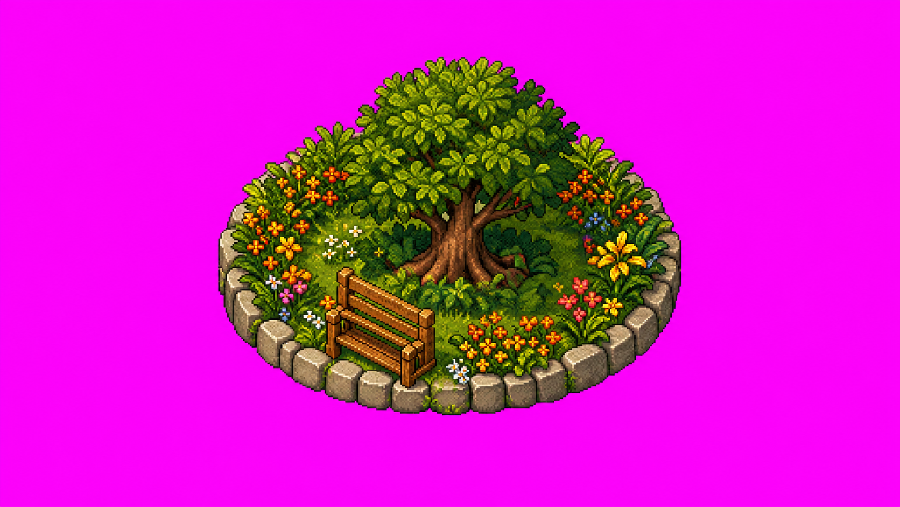
#> input picture web/assets-source/village/layered-v3/central-garden-chroma.png, 900 x 507 px, given in place of workstation-warm-chroma.png, which was not available
$ python build_layered_village_assets.py
#> lines starting #> are read from the running program, lines starting #| are printed output that depends on the picture; pictures that were not available may be replaced by others from this repository, and a replacement may not be noted
#> in main, source is the input picture: PIL image 900x507 RGB; mean R, G, B 209.3, 25.8, 190
#!/usr/bin/env python3
"""Build trimmed transparent sprites for the layered Commons village."""

from __future__ import annotations

import math
from pathlib import Path
from statistics import median

from PIL import Image


ROOT = Path(__file__).resolve().parents[1]
SOURCE_DIR = ROOT / "assets-source" / "village" / "layered-v3"
OUTPUT_DIR = ROOT / "public" / "village" / "layered-v3"

SPRITES = {
    "workstation-warm": (250, 205),
    "workstation-light": (250, 205),
    "workstation-dark": (250, 205),
    "storage-tech": (250, 125),
    "storage-studio": (270, 130),
    "central-garden": (260, 210),
    "path-lamp": (64, 120),
}


def sample_key(image: Image.Image) -> tuple[int, int, int]:
    width, height = image.size
#> width = 900; height = 507
    samples: list[tuple[int, int, int]] = []
    margin = max(2, min(width, height) // 80)
#> margin = 6
    for y in (*range(margin), *range(height - margin, height)):
        for x in range(0, width, max(1, width // 64)):
            samples.append(image.getpixel((x, y))[:3])
#> after the loop, samples = 780 items, first 6: (240, 9, 238), (250, 4, 250), (248, 3, 249), (249, 4, 250), (249, 4, 250), (249, 4, 250)
    for x in (*range(margin), *range(width - margin, width)):
        for y in range(0, height, max(1, height // 64)):
            samples.append(image.getpixel((x, y))[:3])
#> after the loop, samples = 1656 items, first 6: (240, 9, 238), (250, 4, 250), (248, 3, 249), (249, 4, 250), (249, 4, 250), (249, 4, 250)
    return tuple(int(median(channel)) for channel in zip(*samples))


def remove_chroma(image: Image.Image) -> Image.Image:
    source = image.convert("RGB")
    key = sample_key(source)
#> key = (251, 3, 250)
    output = Image.new("RGBA", source.size)
#> output: PIL image 900x507 RGBA; every value is 0
    converted = []
    pixel_data = source.get_flattened_data() if hasattr(source, "get_flattened_data") else source.getdata()
    for red, green, blue in pixel_data:
        distance = math.sqrt((red - key[0]) ** 2 + (green - key[1]) ** 2 + (blue - key[2]) ** 2)
        if distance <= 18:
            alpha = 0
        elif distance >= 76:
            alpha = 255
        else:
            alpha = round((distance - 18) / 58 * 255)
        if alpha < 255:
            magenta_excess = max(0, min(red, blue) - green)
            red = max(0, red - round(magenta_excess * (1 - alpha / 255)))
            blue = max(0, blue - round(magenta_excess * (1 - alpha / 255)))
        converted.append((red, green, blue, alpha))
#> this loop made 456300 passes
#> (red, green, blue, distance, magenta_excess) on passes 1 to 12: (11, 9, 9, 17.35, 229), (5, 4, 4, 3, 244), (5, 3, 3, 2.24, 245), (3, 3, 3, 2.24, 246), (4, 4, 4, 3.74, 244), (4, 4, 4, 2.45, 245), (4, 4, 4, 2.45, 245), (5, 4, 4, 1.73, 245), (5, 4, 4, 1.73, 245), (4, 4, 4, 1.41, 246), (4, 4, 4, 1.41, 246), (4, 4, 4, 1.41, 246)
#> (distance, magenta_excess, red, blue) on passes 61 to 66: (2.24, 245, 4, 5), (2.24, 245, 4, 5), (2, 246, 3, 4), (2, 246, 3, 4), (2.24, 245, 4, 5), (2.45, 245, 4, 4)
#> after the loop, converted = 456300 items
    output.putdata(converted)
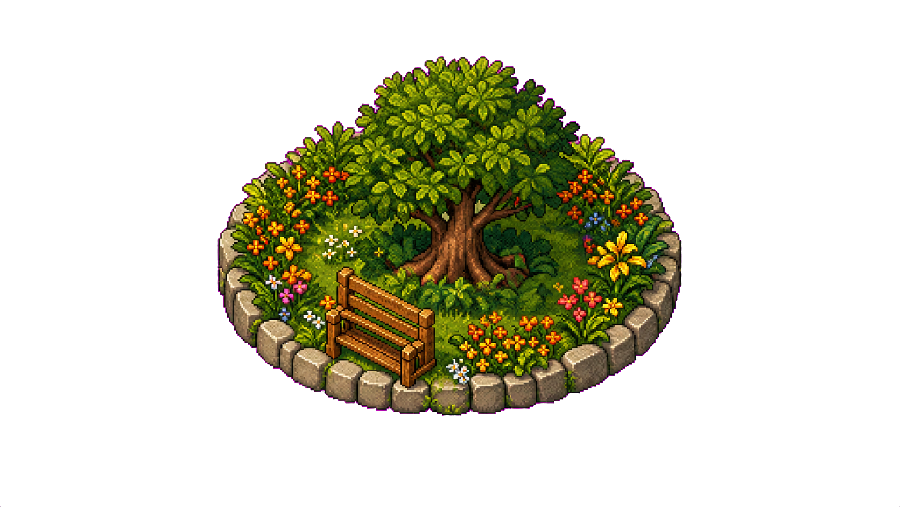
#> output: PIL image 900x507 RGBA; mean R, G, B, A 28, 25.8, 8.7, 67.8; transparent parts drawn white
    return output


def trim_and_resize(image: Image.Image, bounds: tuple[int, int]) -> Image.Image:
#> called with bounds = (250, 205)
    alpha = image.getchannel("A")
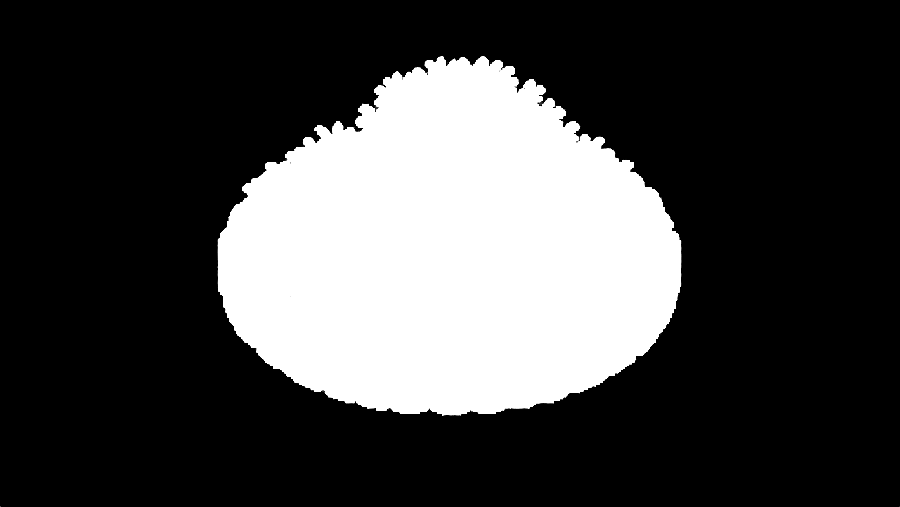
#> alpha: PIL image 900x507 L; min 0, max 255, mean 67.8
    crop = alpha.getbbox()
#> crop = (0, 56, 900, 507)
    if crop is None:
        raise ValueError("Generated sprite contains no opaque pixels")
    trimmed = image.crop(crop)
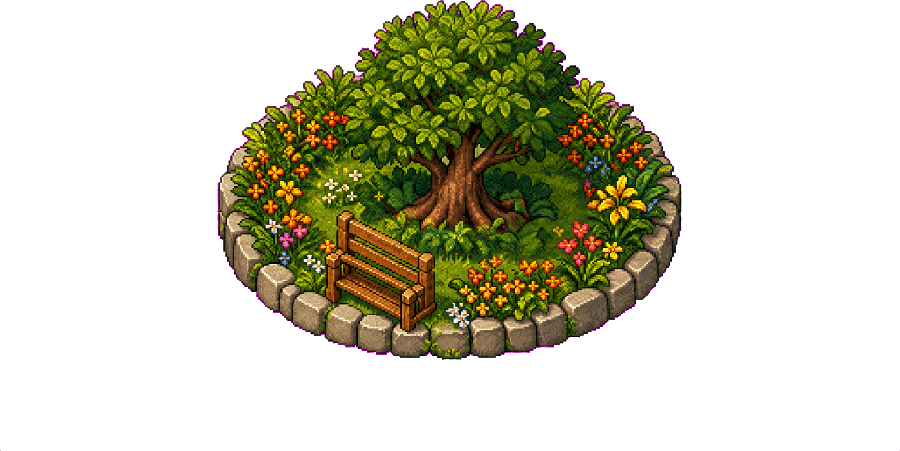
#> trimmed: PIL image 900x451 RGBA; mean R, G, B, A 30.9, 28.7, 9.4, 76.2; transparent parts drawn white
    maximum_width, maximum_height = bounds
    scale = min(maximum_width / trimmed.width, maximum_height / trimmed.height)
#> scale = 0.278
    target = (max(1, round(trimmed.width * scale)), max(1, round(trimmed.height * scale)))
#> target = (250, 125)
    return trimmed.resize(target, Image.Resampling.NEAREST)
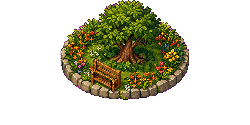
#> returned value: PIL image 250x125 RGBA; mean R, G, B, A 30.8, 28.7, 9.3, 76.2; transparent parts drawn white


def validate_sprite(name: str, sprite: Image.Image) -> None:
#> called with name = 'workstation-warm'
    alpha = sprite.getchannel("A")
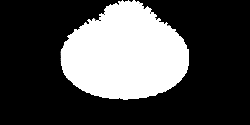
#> alpha: PIL image 250x125 L; min 0, max 255, mean 76.2
    pixels = list(alpha.get_flattened_data() if hasattr(alpha, "get_flattened_data") else alpha.getdata())
#> pixels = 31250 items
    transparent_ratio = sum(value == 0 for value in pixels) / len(pixels)
#> transparent_ratio = 0.7
    if transparent_ratio < 0.08:
        raise ValueError(f"{name} still contains an opaque rectangular background")
    if any(alpha.getpixel(point) != 0 for point in ((0, 0), (sprite.width - 1, 0), (0, sprite.height - 1), (sprite.width - 1, sprite.height - 1))):
        raise ValueError(f"{name} must keep transparent corners")


def main() -> None:
    OUTPUT_DIR.mkdir(parents=True, exist_ok=True)
    for name, bounds in SPRITES.items():
        source = Image.open(SOURCE_DIR / f"{name}-chroma.png")
        sprite = trim_and_resize(remove_chroma(source), bounds)
        validate_sprite(name, sprite)
        output_path = OUTPUT_DIR / f"{name}.png"
        sprite.save(output_path, optimize=True)
        print(f"Built {output_path.relative_to(ROOT)} ({sprite.width}x{sprite.height})")
#| Built public/village/layered-v3/workstation-warm.png (250x125)
#> pass 2 of the loop in main, `for name, bounds in SPRITES.items():`:
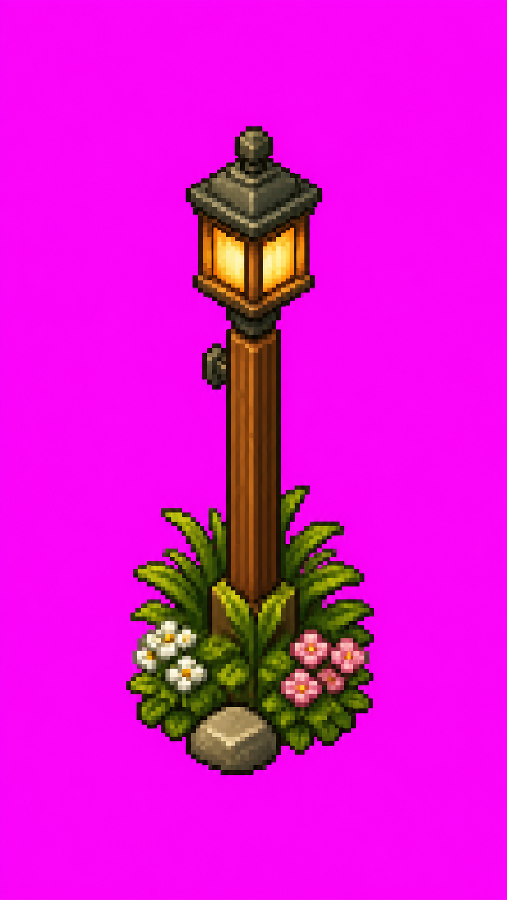
#> input picture web/assets-source/village/layered-v3/path-lamp-chroma.png, 507 x 900 px, given in place of workstation-light-chroma.png, which was not available
#> in main, source is the input picture: PIL image 507x900 RGB; mean R, G, B 223.8, 18.1, 210.2
#> the loop in remove_chroma (call 2), `for red, green, blue in pixel_data:` made 456300 passes
#> (red, green, blue, distance, magenta_excess) on passes 1 to 8: (16, 14, 14, 17.97, 224), (6, 5, 5, 2.24, 243), (6, 5, 5, 1, 244), (6, 6, 7, 2.45, 243), (8, 8, 8, 4.36, 240), (9, 8, 8, 3.74, 240), (9, 7, 7, 3.46, 240), (8, 7, 7, 4.12, 240)
#> in trim_and_resize (call 2), `alpha = image.getchannel("A")`:
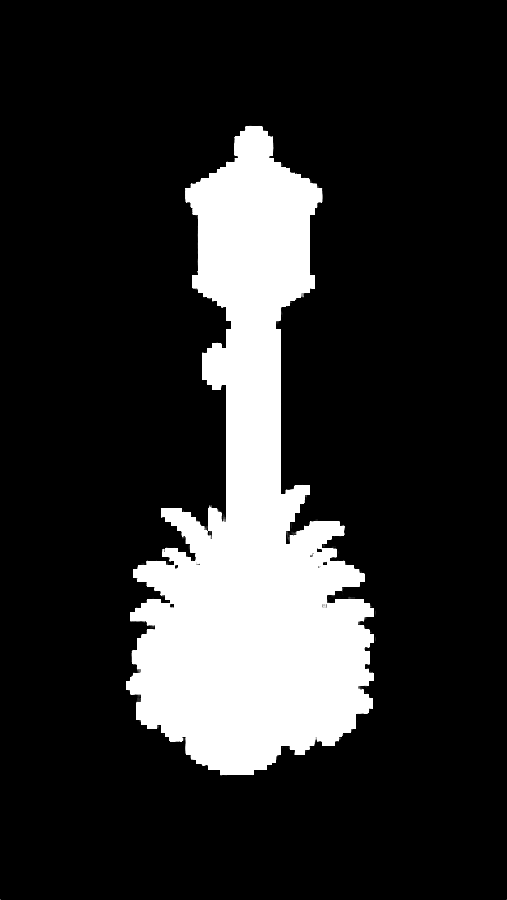
#> alpha: PIL image 507x900 L; min 0, max 255, mean 44.6
#> in trim_and_resize (call 2), `return trimmed.resize(target, Image.Resampling.NEAREST)`:
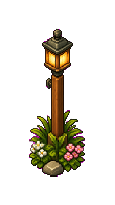
#> returned value: PIL image 115x205 RGBA; mean R, G, B, A 24.1, 18.4, 10, 45; transparent parts drawn white
#| Built public/village/layered-v3/workstation-light.png (115x205)


if __name__ == "__main__":
    main()
